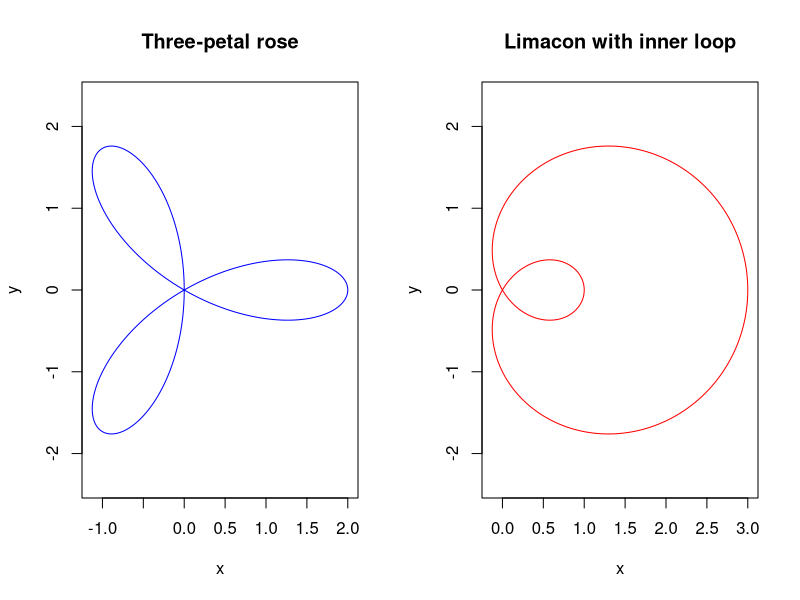

Reproduce this figure in R.
# Laboratory B: polar curves
theta <- seq(0, 2*pi, length.out=1500)
r1 <- 2*cos(3*theta); r2 <- 1+2*cos(theta)
x1 <- r1*cos(theta); y1 <- r1*sin(theta)
x2 <- r2*cos(theta); y2 <- r2*sin(theta)
par(mfrow=c(1,2))
plot(x1,y1,type="l",asp=1,col="blue",xlab="x",ylab="y",main="Three-petal rose")
plot(x2,y2,type="l",asp=1,col="red",xlab="x",ylab="y",main="Limacon with inner loop")
par(mfrow=c(1,1))
